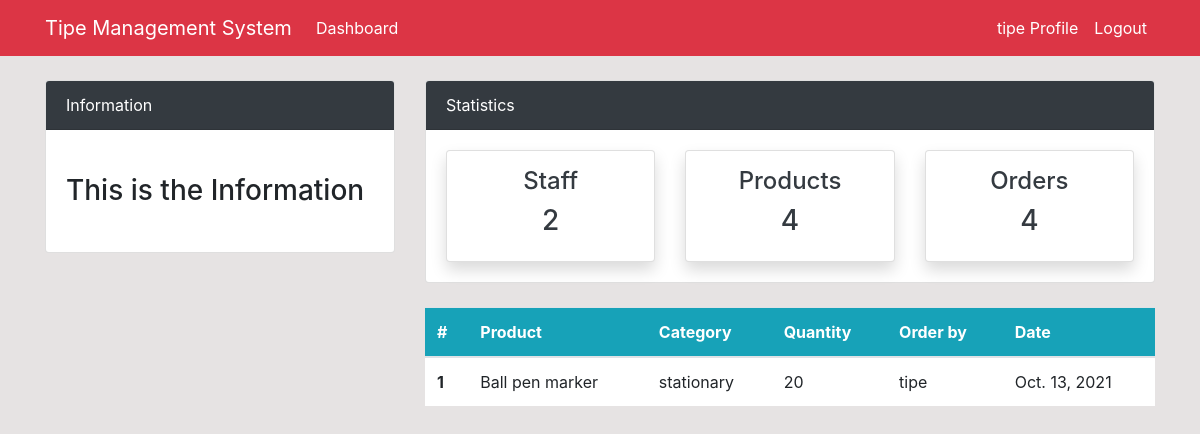
The app's page /order/ (signed in), older data.
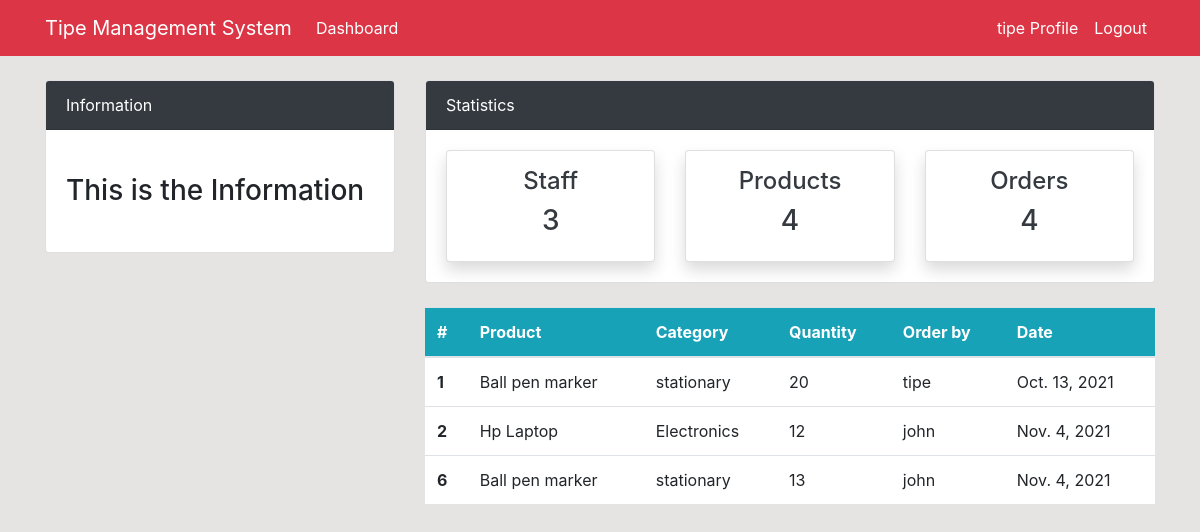
The same page, newer data.
### dashboard/models.py (models this page shows, shortened)
class Order(models.Model):
    product = models.ForeignKey(Product,on_delete= models.CASCADE,null=True)
    staff = models.ForeignKey(User,models.CASCADE,null=True)
    order_quantity = models.PositiveIntegerField(null=True)
    date = models.DateField(auto_now_add=True)
    class Meta:
        verbose_name_plural = 'Order'

class Product(models.Model):
    name = models.CharField(max_length=25,null=True)
    category = models.CharField(max_length=25,choices=CATEGORY,null=True)
    quantity = models.PositiveBigIntegerField(null=True)
    class Meta:
        verbose_name_plural = 'Staff Product'

### dashboard/views.py (the view)
# urls.py: path('order/',views.order, name="order"),
@login_required(login_url = 'account:login')
def order(request):
    orders = Order.objects.all()
    workers_count = User.objects.all().count()
    context = {
        'orders':orders,
        'workers_count': workers_count,
    }
    return render(request , 'dashboard/order.html',context)

### templates/dashboard/order.html (shortened to what this page needs)
{% extends 'base.html' %}
{% block content %}
{% include 'partials/topnav.html' %}
<div class="container">
    <div class="row my-4">
        <div class="col-md-4">
        </div>
        <div class="col-md-8">
            <table class="table bg-white">
                <thead class="bg-info">
                    <tr class="text-white">
                        <th scope="col">#</th>
                        <th scope="col">Product</th>
                        <th scope="col">Category</th>
                        <th scope="col">Quantity</th>
                        <th scope="col">Order by</th>
                        <th scope="col">Date</th>
                    </tr>
                </thead>
                <tbody>
                    {% for order in orders %}
                        <tr>
                            <th scope="row">{{ order.id }}</th>
                            <td>{{ order.product.name }}</td>
                            <td>{{ order.product.category }}</td>
                            <td>{{ order.order_quantity }}</td>
                            <td>{{ order.staff.username }}</td>
                            <td>{{ order.date }}</td>
                        </tr>
                    {% endfor %}
                </tbody>
            </table>
        </div>
    </div>
</div>
{% endblock %}

### templates/base.html (shortened to what this page needs)
{% load static %}
<!doctype html>
<html lang="en">
  <head>
    <link rel="stylesheet" href="https://cdn.jsdelivr.net/npm/bootstrap@4.6.0/dist/css/bootstrap.min.css">
    <link rel="stylesheet" href="{% static '/css/style.css' %}">
  </head>
  <body>
    {% include 'partials/nav.html' %}
    {% block content %}
    {% endblock %}
  </body>
</html>

### templates/partials/nav.html (shortened to what this page needs)
 <nav class="navbar navbar-expand-lg navbar-danger bg-danger">
    <div class="container">
        <a class="navbar-brand text-white" href="{% url 'dashboard:index' %}">Tipe Management System</a>
        <div class="collapse navbar-collapse" id="navbarSupportedContent">
            <ul class="navbar-nav mr-auto">
                <li class="nav-item active">
                    <a class="nav-link text-white" href="{% url 'dashboard:index' %}">Dashboard </a>
                </li>
            </ul>
            {% if user.is_authenticated %}
            <ul class="navbar-nav ml-auto">
                <li class="nav-item active">
                    <a class="nav-link text-white" href="{% url 'account:profile' %}">{{ user.username }} Profile </a>
                </li>
                <li class="nav-item">
                    <a class="nav-link text-white" href="{% url 'account:logout' %}">Logout</a>
                </li>
            </ul>
            {% endif %}
        </div>
    </div>
</nav>

### templates/partials/topnav.html (shortened to what this page needs)
<div class="container">
    <div class="row mt-4">
        <div class="col-md-4">
            <div class="card">
                <div class="card-header bg-dark text-white">
                    Information
                </div>
                <div class="card-body">
                    <marquee behavior="" direction="">
                        <h3 class="my-4">This is the Information</h3>
                    </marquee>
                </div>
            </div>
        </div>
        <div class="col-md-8">
            <div class="card">
                <div class="card-header bg-dark text-white">
                    Statistics
                </div>
                <div class="card-body">
                    <div class="row">
                        <div class="col-md-4">
                            <a class="text-decoration-none text-dark" href="{% url 'dashboard:staff' %}">
                                <div class="card my-card shadow text-center p-3">
                                    <h4>Staff </h4>
                                    <h3>{{ workers_count }}</h3>
                                </div>
                            </a>
                        </div>
                        <div class="col-md-4">
                            <a class="text-decoration-none text-dark" href="{% url 'dashboard:product' %}">
                                <div class="card my-card shadow text-center p-3">
                                    <h4>Products </h4>
                                    <h3>4</h3>
                                </div>
                            </a>
                        </div>
                        <div class="col-md-4">
                            <a class="text-decoration-none text-dark" href="{% url 'dashboard:order' %}">
                                <div class="card my-card shadow text-center p-3">
                                    <h4>Orders </h4>
                                    <h3>4</h3>
                                </div>
                            </a>
                        </div>
                    </div>
                </div>
            </div>
        </div>
    </div>
</div>

### static/css/style.css (style rules this page uses)
body { background: rgb(230, 227, 227); }

Row changes from the older to the newer data that the page shows:
added Order: id "2", product.name "Hp Laptop", product.category "Electronics", order_quantity "12", staff.username "john", date "Nov. 4, 2021"
added Order: id "6", product.name "Ball pen marker", product.category "stationary", order_quantity "13", staff.username "john", date "Nov. 4, 2021"
Text that changed along with them:
{{ workers_count }}: "2" → "3"
